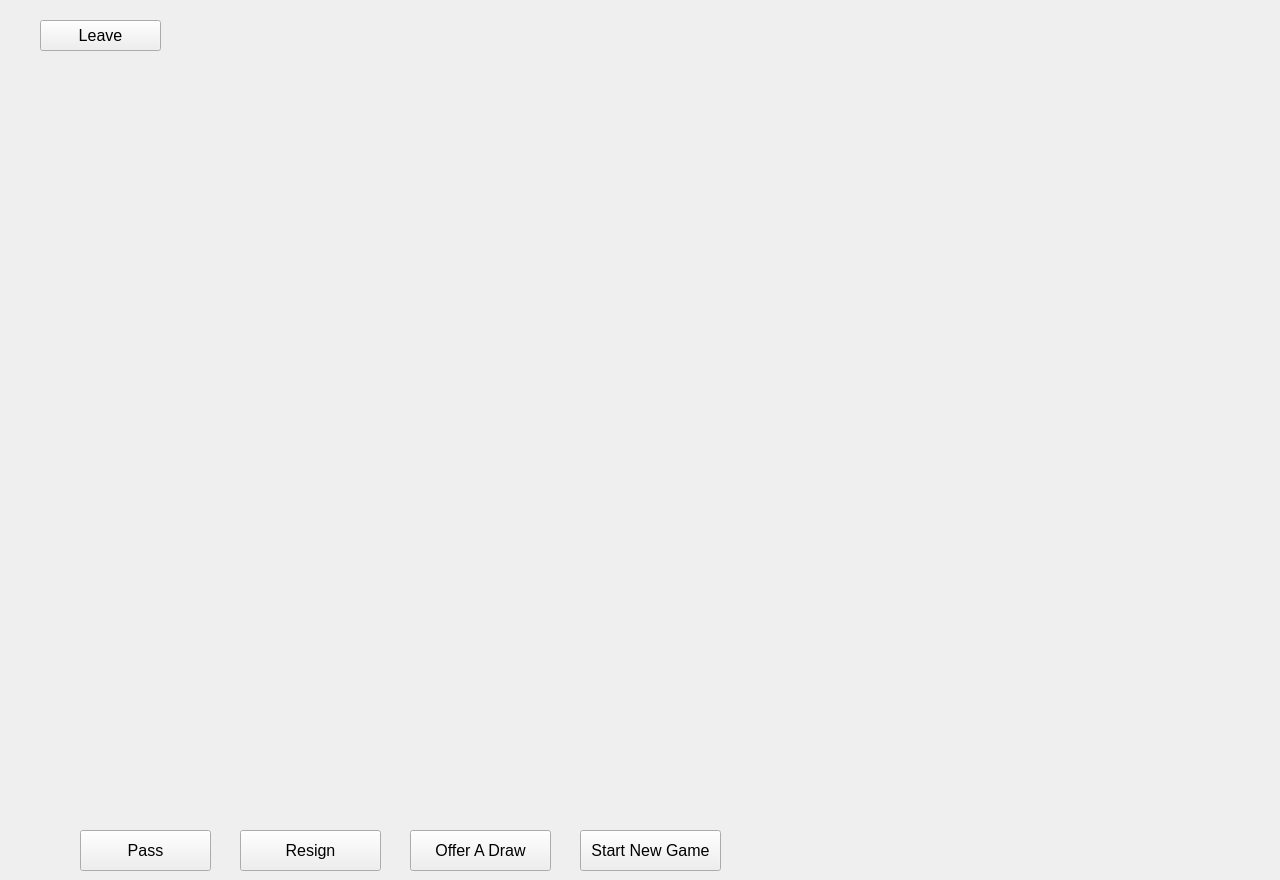
<?xml version="1.0" encoding="UTF-8"?>
<ui version="4.0">
 <class>GameWidget</class>
 <widget class="QWidget" name="GameWidget">
  <property name="geometry">
   <rect>
    <x>0</x>
    <y>0</y>
    <width>1280</width>
    <height>880</height>
   </rect>
  </property>
  <property name="windowTitle">
   <string>Form</string>
  </property>
  <widget class="QWidget" name="verticalLayoutWidget">
   <property name="geometry">
    <rect>
     <x>39</x>
     <y>109</y>
     <width>791</width>
     <height>711</height>
    </rect>
   </property>
   <layout class="QVBoxLayout" name="leftVBox"/>
  </widget>
  <widget class="QPushButton" name="btn_pass">
   <property name="geometry">
    <rect>
     <x>80</x>
     <y>830</y>
     <width>131</width>
     <height>41</height>
    </rect>
   </property>
   <property name="font">
    <font>
     <pointsize>12</pointsize>
    </font>
   </property>
   <property name="text">
    <string>Pass</string>
   </property>
  </widget>
  <widget class="QPushButton" name="btn_resign">
   <property name="geometry">
    <rect>
     <x>240</x>
     <y>830</y>
     <width>141</width>
     <height>41</height>
    </rect>
   </property>
   <property name="font">
    <font>
     <pointsize>12</pointsize>
    </font>
   </property>
   <property name="text">
    <string>Resign</string>
   </property>
  </widget>
  <widget class="QPushButton" name="btn_leave">
   <property name="geometry">
    <rect>
     <x>40</x>
     <y>20</y>
     <width>121</width>
     <height>31</height>
    </rect>
   </property>
   <property name="font">
    <font>
     <pointsize>12</pointsize>
    </font>
   </property>
   <property name="text">
    <string>Leave</string>
   </property>
  </widget>
  <widget class="QWidget" name="verticalLayoutWidget_2">
   <property name="geometry">
    <rect>
     <x>860</x>
     <y>110</y>
     <width>321</width>
     <height>761</height>
    </rect>
   </property>
   <layout class="QVBoxLayout" name="rightVBox"/>
  </widget>
  <widget class="QLabel" name="lbl_prompt">
   <property name="geometry">
    <rect>
     <x>40</x>
     <y>60</y>
     <width>791</width>
     <height>41</height>
    </rect>
   </property>
   <property name="font">
    <font>
     <pointsize>14</pointsize>
    </font>
   </property>
   <property name="text">
    <string/>
   </property>
   <property name="alignment">
    <set>Qt::AlignCenter</set>
   </property>
  </widget>
  <widget class="QPushButton" name="btn_draw">
   <property name="geometry">
    <rect>
     <x>410</x>
     <y>830</y>
     <width>141</width>
     <height>41</height>
    </rect>
   </property>
   <property name="font">
    <font>
     <pointsize>12</pointsize>
    </font>
   </property>
   <property name="text">
    <string>Offer A Draw</string>
   </property>
  </widget>
  <widget class="QPushButton" name="btn_new_game">
   <property name="geometry">
    <rect>
     <x>580</x>
     <y>830</y>
     <width>141</width>
     <height>41</height>
    </rect>
   </property>
   <property name="font">
    <font>
     <pointsize>12</pointsize>
    </font>
   </property>
   <property name="text">
    <string>Start New Game</string>
   </property>
  </widget>
 </widget>
 <resources/>
 <connections/>
</ui>
